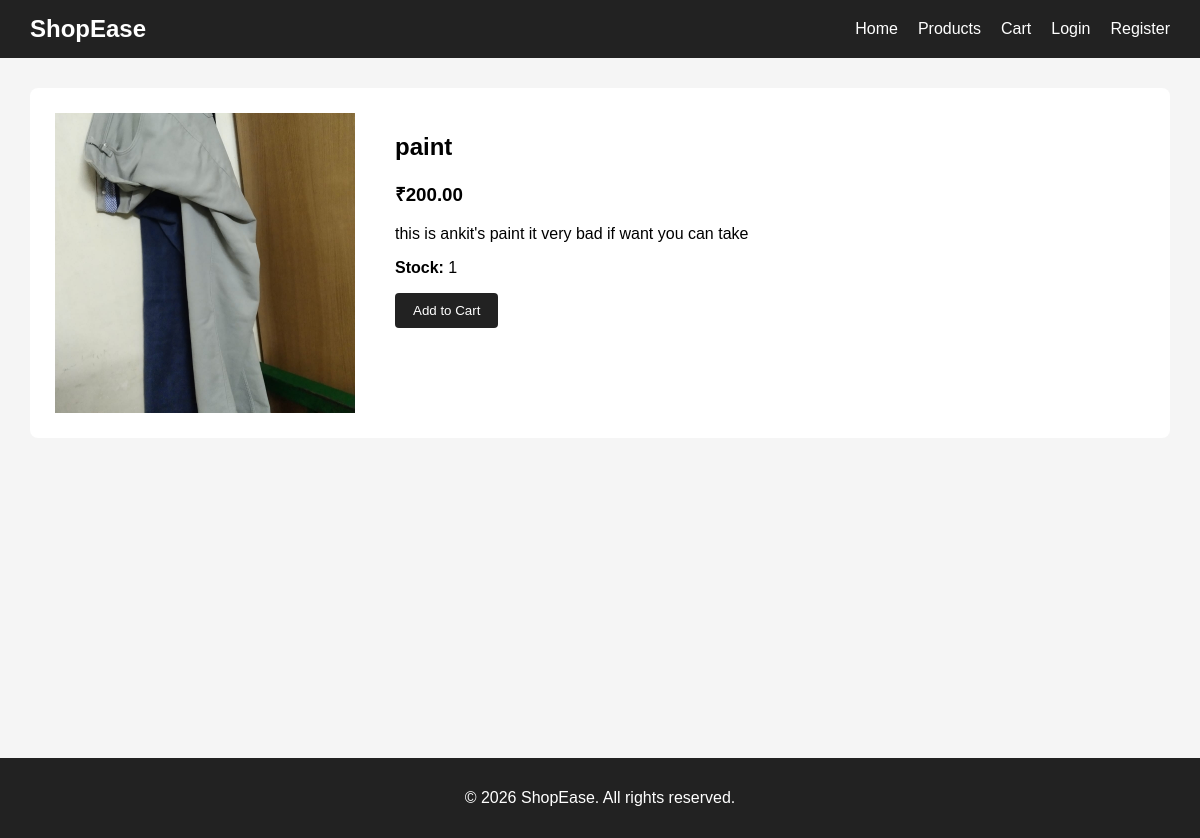
The page /products/1/ on the database its author committed.
### products/models.py (models this page shows, shortened)
class Product(models.Model):
    name = models.CharField(max_length=200)
    price = models.DecimalField(max_digits=10, decimal_places=2)
    description = models.TextField()
    image = models.ImageField(upload_to='products/')
    stock = models.IntegerField()

### products/views.py (the view)
# urls.py: path('<int:id>/', views.product_detail, name='product_detail'),
def product_detail(request, id):
    product = get_object_or_404(Product, id=id)
    return render(request, 'products/product_detail.html', {'product': product})

### templates/products/product_detail.html
{% extends 'base.html' %}
{% load static %}
{% block content %}
<div class="product-detail">
    <img src="{{ product.image.url }}" alt="{{ product.name }}">
    <div class="details">
        <h2>{{ product.name }}</h2>
        <h3>₹{{ product.price }}</h3>
        <p>{{ product.description }}</p>
        <p><strong>Stock:</strong> {{ product.stock }}</p>
        <a href="{% url 'add_to_cart' product.id %}">
            <button class="btn">Add to Cart</button>
        </a>
    </div>
</div>
{% endblock %}

### static/css/style.css (style rules this page uses)
body { margin: 0; font-family: Arial, Helvetica, sans-serif; background: #f5f5f5; }
.btn { background: #222; color: white; padding: 10px 18px; border: none; cursor: pointer; border-radius: 4px; }
.product-detail { display: flex; gap: 40px; background: white; padding: 25px; border-radius: 8px; }
.product-detail img { width: 300px; height: 300px; object-fit: cover; }

### rows shown on the page
Product: image (picture), name "paint", price "200.00", description "this is ankit's paint it very bad if want you can take", stock "1"
